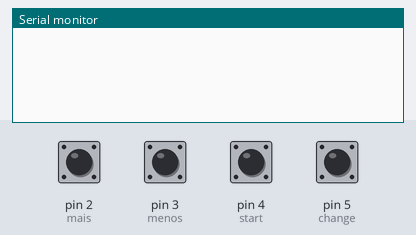
Simulated run of this sketch. Board: Arduino Uno, built with avr-gcc and run on an emulated ATmega328P. On the bench: the last lines printed to the serial monitor. Inputs (shaded band) come from the test bench; at power-on: pin 2 (mais), pin 3 (menos), pin 4 (start), pin 5 (change) HIGH.

Above: at 1.7 s.
1.8 s: pin 5 (change) pulled LOW for 0.35 s
At 2.2 s:
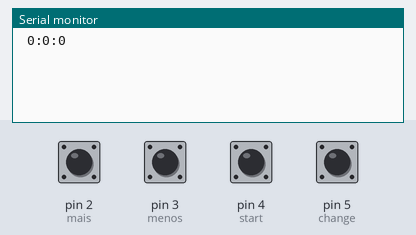
3.6 s: pin 4 (start) pulled LOW for 0.35 s
At 5.0 s:
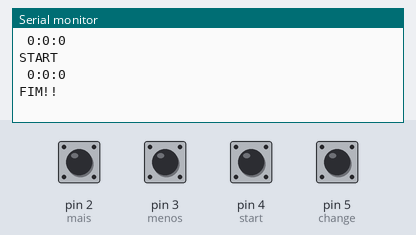
5.4 s: pin 5 (change) pulled LOW for 1 s
At 6.8 s:
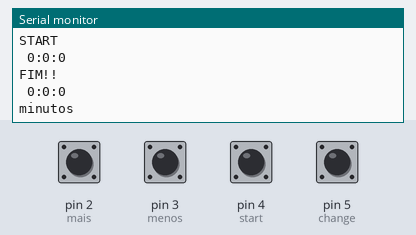
7.9 s: pin 5 (change) pulled LOW for 0.35 s
At 9.3 s:
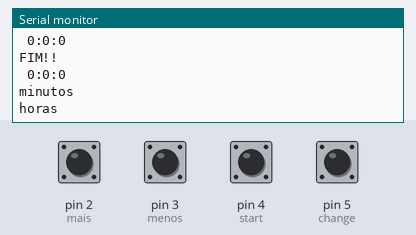
9.7 s: pin 5 (change) pulled LOW for 1 s
At 9.86 s:
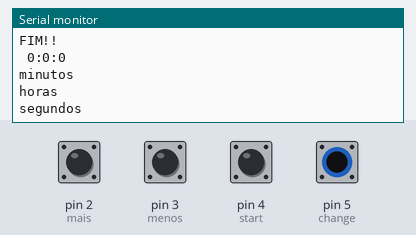
12.2 s: pin 2 (mais) pulled LOW for 0.35 s
At 12.6 s:
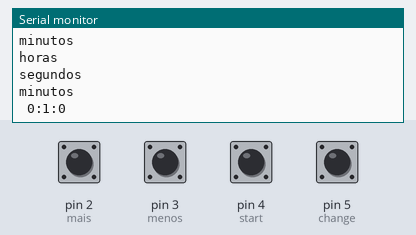

Measured:
- after the input at 1.8 s, the serial monitor: prints a new line at once (image 1)
- after the input at 3.6 s, the serial monitor: prints a new line at once (image 2)
- after the input at 5.4 s, the serial monitor: prints a new line after 0.90 s (image 3)
- after the input at 7.9 s, the serial monitor: prints a new line after 0.10 s (image 4)
- after the input at 9.7 s, the serial monitor: prints a new line at once (image 5)
- after the input at 12.2 s, the serial monitor: prints a new line after 0.10 s (image 6)

The sketch:

Cronometro.ino
```cpp
// Cronômetro
//int seg = 0, min = 0, hor = 0;

int arrayTempo[3] = {0, 0, 0};

// Só para entender o array:
// arrayTempo[0] = seg
// arrayTempo[1] = min
// arrayTempo[2] = hor

boolean timeReady = false;

// Botões
int mais = 2;
int menos = 3;
int start = 4;
int change = 5;

void setup() {
  Serial.begin(1200);

  pinMode(mais, INPUT_PULLUP);
  pinMode(menos, INPUT_PULLUP);
  pinMode(start, INPUT_PULLUP);
  pinMode(change, INPUT_PULLUP);

}

void loop() {
  // Variável utilizada para a contagem do tempo.
  static unsigned long ult_tempo = 0;


  // Parte dos botões.
  delay(300);
  //Chama a função que ajusta o cronômetro.
  if (digitalRead(change) == LOW) {
    showTime();
    setTimerMode();
    //Serial.println("OK!");
  }


  // Contador (Função millis).
  int tempo = millis();

  if (timeReady == true) {

    // Marca os segundos
    if (tempo - ult_tempo >= 1000) {
      ult_tempo = tempo;
      arrayTempo[0]--;
      showTime();
    }

    // Marca os minutos
    if (arrayTempo[0] == 0 && arrayTempo[1] > 0) {
      arrayTempo[0] = 60;
      arrayTempo[1]--;
    }

    // Marca as horas
    if (arrayTempo[1] == 0 && arrayTempo[2] > 0) {
      arrayTempo[1] = 60;
      arrayTempo[2]--;
    }

    // Teste se o cronômentro zerou.
    if (arrayTempo[2] == 0 && arrayTempo[1] == 0 && arrayTempo[0] == 0) {
      arrayTempo[2] = 0;
      arrayTempo[1] = 0;
      arrayTempo[0] = 0;
      timeReady = false;
      Serial.println("FIM!!");
    }
  }

}


// Seleciona qual modo mudar no cronômetro.
void setTimerMode() {
  int modo = 0;
  int minValue = 0;
  int maxValue = 59;

  while (digitalRead(start) == HIGH) {
    switch (modo) {
      case 0:
        //modoRef = "segundos";
        setValue(modo, minValue, maxValue);
        break;
      case 1:
        //modoRef = "minutos";
        setValue(modo, minValue, maxValue);
        break;
      case 2:
        //modoRef = "horas";
        setValue(modo, minValue, maxValue = 23);
        break;
      default: {
          Serial.println("Opção inválida!!");
          break;
        }
    }

    //Muda o modo
    delay(100);
    if (digitalRead(change) == LOW && modo == 2) {
      modo = 0;
      Serial.println("segundos");
    }
    delay(100);
    if (digitalRead(change) == LOW && modo == 1) {
      modo++;
      Serial.println("horas");
    }
    delay(100);
    if (digitalRead(change) == LOW && modo == 0) {
      modo++;
      Serial.println("minutos");
    }

  }

  //Corrigi a falta do segundo inicial.
  arrayTempo[0]++;

  Serial.println("START");
  timeReady = true;

}

// Muda os valores do cronômetro.
void setValue(int modo, int minValue, int maxValue) {
  delay(600);


  if (digitalRead(mais) == LOW && minValue <= arrayTempo[modo] <= maxValue) {
    arrayTempo[modo]++;
    showTime();
  }
  if (digitalRead(menos) == LOW && minValue <= arrayTempo[modo] <= maxValue) {
    arrayTempo[modo]--;
    if (arrayTempo[modo] <= 0) {
      arrayTempo[modo] = 0;
    }
    showTime();
  }

}


// Mostra na tela Serial da IDE as horas.
void showTime() {
  Serial.print(" ");
  Serial.print(arrayTempo[2]);
  Serial.print(":");
  Serial.print(arrayTempo[1]);
  Serial.print(":");
  Serial.print(arrayTempo[0]);
  Serial.print(" ");

  Serial.println(" ");
}
```
